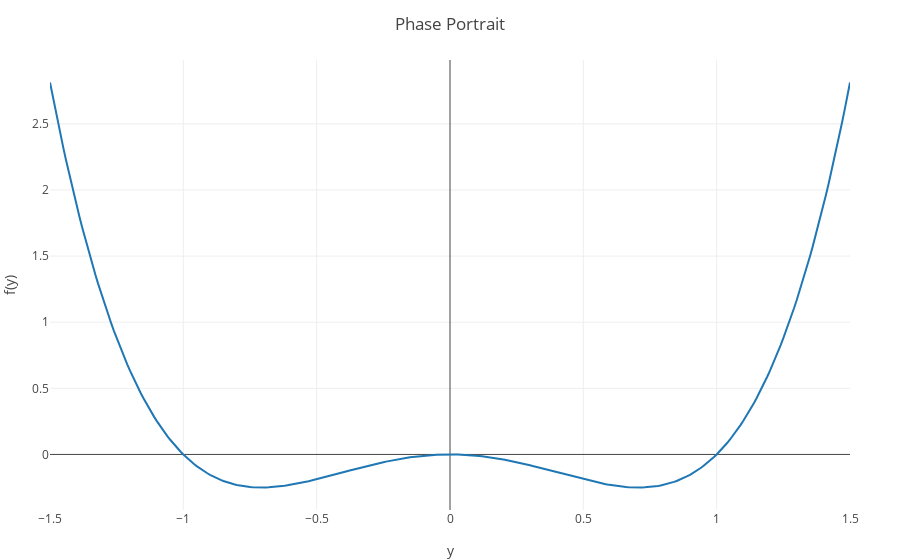

The code cell stored with this chart in its notebook:
### Markdown cell above
The classification of equilibrium points of the ODE $y'=f(y)$ can be done according to the behavior of $f(y)$ near its zeros:

+ $f(y_1) = 0$ and $f'(y_1)<0$: $y_1$ is an asymptotically stable equilibrium point.
+ $f(y_1) = 0$ and $f'(y_1)>0$: $y_1$ is an unstable equilibrium point.
+ $f(y_1) = 0$ and $f'(y_1)=0$: $y_1$ is a semistable equilibrium point.

Finally, consider the ODE
$$\frac{dy}{dt} = y^2(y^2-1).$$
We cannot directly integrate this. But we can still determine the equilibrium solutions, which satisfy $f(y)=0$, where $f(y):=y^2(y^2-1)$. It follows that the equilibrium solutions are found to be $y_1 = -1$, $y_2=0$, $y_3=1$. They are classified as:

+ $y_1=-1$: asymptotically stable equilibrium point
+ $y_2=0 $: semistable equilibrium point
+ $y_3= 1$: unstable equilibrium point.

We can see this from the phase portrait.

### Code cell
xspan = -1.5:0.01:1.5;
fspan = xspan.*xspan.*(xspan.*xspan - 1.0);
tracesf=GenericTrace[];
trace = scatter(x=xspan, y=fspan, name = "f(y)");
push!(tracesf, trace);
plot(tracesf, Layout(title="Phase Portrait", xaxis=attr(title="y"),yaxis=attr(title="f(y)")))

### Figure 1 — Plotly figure (JSON) as saved in the notebook; plotly's stock layout.template omitted (floating-point values rounded to 4 significant figures; data arrays with more than 128 entries replaced by an {"elided": "..."} marker saying what was removed)
{"data": [{"y": {"elided": "301 float values"}, "name": "f(y)", "type": "scatter", "x": {"elided": "301 float values"}}], "layout": {"yaxis": {"title": "f(y)"}, "xaxis": {"title": "y"}, "title": "Phase Portrait", "margin": {"r": 50, "l": 50, "b": 50, "t": 60}}}
